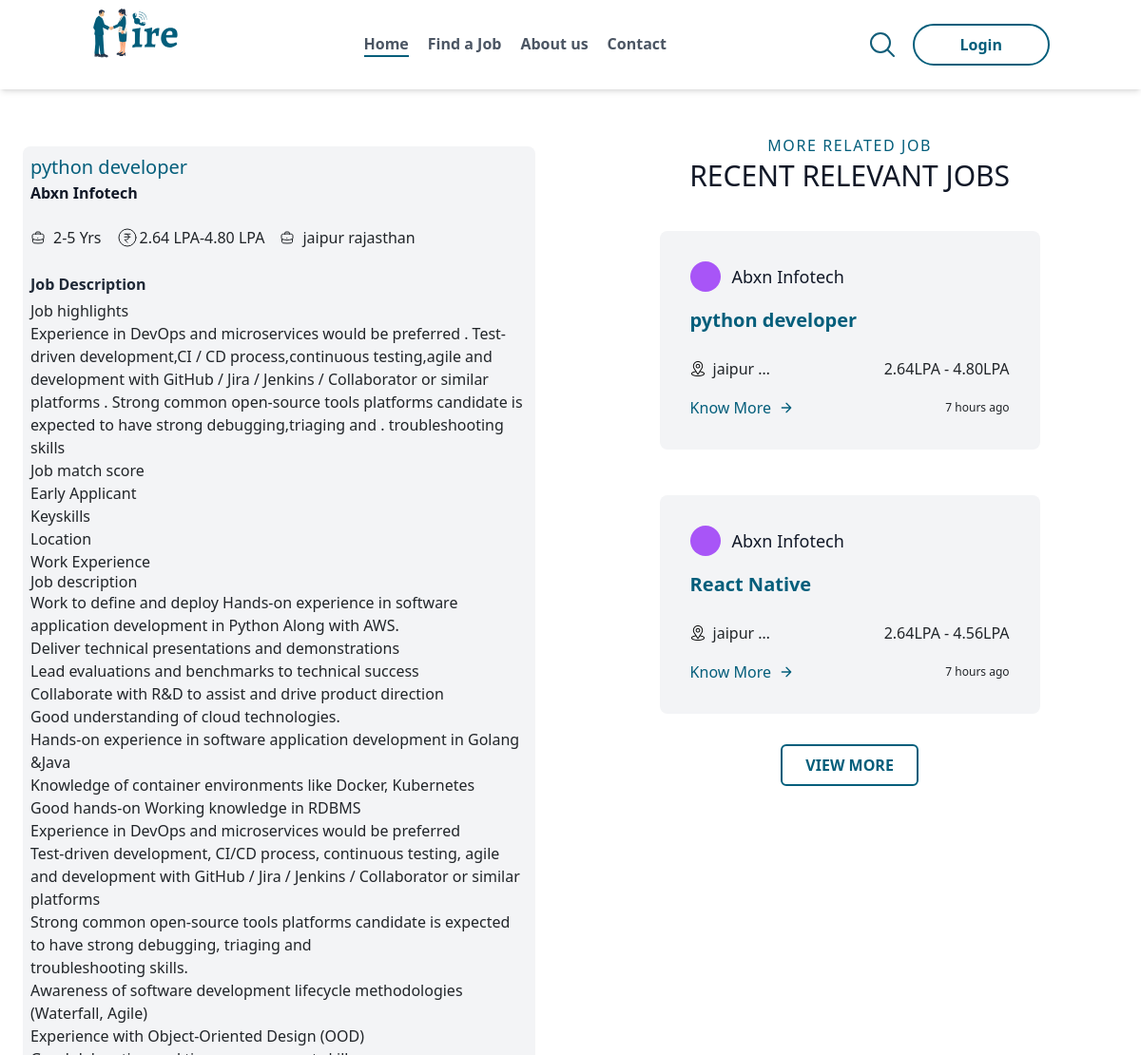
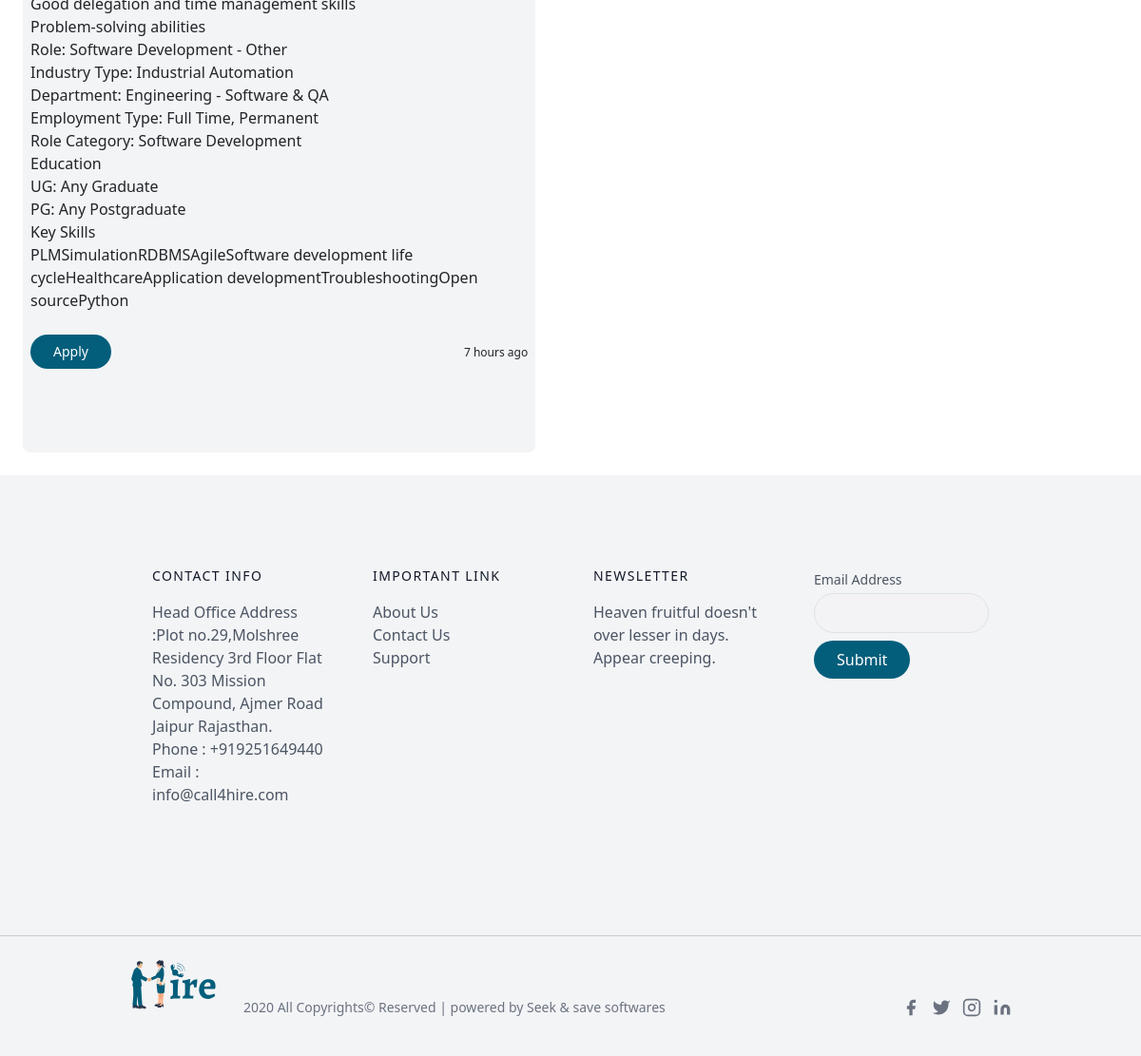
Screenshot of /job-description/3891a5b4-61d9-4d0c-ae27-37fdc24f0622 with the database file from the repository (2 pictures, top to bottom).
### call4jobapp/models.py (models this page shows, shortened)
class JobPost(models.Model):
    user = models.ForeignKey(User, on_delete=models.CASCADE,related_name="jobpost")
    job_category = models.ForeignKey(JobCategory, on_delete=models.CASCADE,related_name="jobcategory" , null=True, blank=True)
    work_place = models.CharField(
        max_length=30,
    )
    job_types = models.CharField(
        max_length=30,
    )
    slug = models.CharField(max_length=50, unique=True, default=uuid.uuid4)
    job_title = models.CharField(max_length=50)
    minimum_exp = models.IntegerField()
    maximum_exp = models.IntegerField()
    minimum_annual_salary = models.CharField(max_length=20)
    maximum_annual_salary = models.CharField(max_length=20)
    company_name = models.CharField(max_length=50)
    no_of_emplyoee = models.CharField(max_length=50)
    higher_education = models.CharField(max_length=50)
    job_location = models.CharField(max_length=100)
    job_description= models.CharField(max_length=100)
    skills= models.CharField(max_length=100)
    emp_gender = models.CharField(max_length=100)
    notice_period = models.CharField(max_length=100)
    job_opportunity = models.CharField(max_length=100)
    salary = models.CharField(max_length=100)
    age_criteria = models.CharField(max_length=100)
    created_at = models.DateTimeField(auto_now_add=True)
    modified_at = models.DateTimeField(auto_now=True)
    job_status = models.CharField(max_length=50)
    class Meta:
        permissions = (
            ("sidebar_jobpost", "Can sidebar jobpost"),)

class User(AbstractUser):
    job_category = models.ForeignKey(JobCategory, on_delete=models.CASCADE,related_name="jobcat" , null=True, blank=True)
    USER_TYPE = (
        ("subadmin", "Subadmin"),
        ("admin", "Admin"),
        ("company", "Company"),
    )
    roll = models.CharField(
        max_length=10,
        choices=USER_TYPE,
    )
    USER_STATUS = (
        ("0", "PENDING"),
        ("1", "APPROVED"),
        ("2", "REJECTED"),
    )
    email = models.EmailField(unique=True)
    Otp = models.CharField(max_length=50)
    slug = models.CharField(max_length=50, unique=True, default=uuid.uuid4)
    company_name = models.CharField(max_length=100, null=True, blank=True)
    company_gst = models.CharField(max_length=100, null=True, blank=True)
    adhaar_card = models.CharField(
        max_length=50,
    )
    pan_card = models.CharField(
        max_length=50,
    )
    username = models.CharField(max_length=50)
    USERNAME_FIELD = "email"
    REQUIRED_FIELDS = []
    image = models.ImageField(null=True, blank=True, upload_to="media/img")
    company_mobile_number = models.CharField(
        max_length=50,
    )
    company_address = models.CharField(max_length=100, null=True, blank=True)
    user_status = models.CharField(max_length=2, choices=USER_STATUS, default=0)
    work_status = models.CharField(max_length=20,  null=True, blank=True)
    employee_address = models.CharField(max_length=20, null=True, blank=True)
    gender = models.CharField(max_length=20, null=True, blank=True)
    dob = models.DateField(null=True, blank=True)
    resume = models.FileField(upload_to="resume")
    FillEmpstatus = models.BooleanField(default=False)
    office_address = models.CharField(max_length=20, null=True, blank=True)
    country_code = models.CharField(max_length=20, null=True, blank=True)
    phone_num = models.IntegerField(null=True, blank=True)
    social_login=models.BooleanField(default=False)
    device_token = models.CharField(max_length=50, null=True, blank=True)
    email_verified = models.BooleanField(default=False)
    soft_del_status = models.BooleanField(default=False)
    phone_no_verified = models.BooleanField(default=False)
    created_at = models.DateTimeField(auto_now_add=True)
    modified_at = models.DateTimeField(auto_now=True)
    objects = CustomUserManager()
    class Meta:
        permissions = (
            ("sidebar_user", "Can sidebar user"),)

### call4jobemp/views.py (the view)
# urls.py: path('job-description/<slug>', views.jobDescription, name='jobDescription'),
def jobDescription(request,slug):
    try:
        job = JobPost.objects.get(slug=slug)
        all_job = JobPost.objects.filter(job_status = "Accepted")
        fetchApplyJob = ApplyJob.objects.filter(user_id = request.user.id , job_id=job.id)
    except:
        return redirect('/')
    return render(request,"call4jobemp/job_details.html",{'job':job,'all_job':all_job,'fetchApplyJob':fetchApplyJob})

### templates/call4jobemp/job_details.html (shortened to what this page needs)
{% extends 'call4jobemp/base/base.html'%}
{% load static %}
{% block body %}
<html class="no-js" lang="zxx">
   <body>
    {% include 'call4jobemp/base/header.html' %}
    <section class="flex lg:flex-row flex-col">
        <div class="w-full p-4 cursor-pointer flex md:justify-start justify-center pt-36 px-12 developer">
            <div class="flex rounded-lg h-full bg-gray-100 p-2 flex-col hover:shadow-md  mt-20 padding: 0px 0px 10px 0px;">
                <div class="mb-1">
                    <h2 class="text-[#035E7B] text-xl title-font font-medium">{{job.job_title}}</h2>
                </div>
                <div class="flex-col">
                    <h2 class="text-gray-900 text-md font-semibold">{{job.user.company_name}}</h2>
                    <div class=" flex md:flex-row flex-col justify-start md:items-center items-start pt-4 mb-6">
                        <div class="flex items-center mr-4">
                            <p class="leading-relaxed text-base">{{job.minimum_exp}}-{{job.maximum_exp}} Yrs</p>
                        </div>
                        <div class="flex items-center mr-4">
                            <svg xmlns="http://www.w3.org/2000/svg" fill="none" viewBox="0 0 24 24" stroke-width="1"
                                stroke="currentColor" class="w-6 h-6">
                                <path stroke-linecap="round" stroke-linejoin="round"
                                    d="M15 8.25H9m6 3H9m3 6l-3-3h1.5a3 3 0 100-6M21 12a9 9 0 11-18 0 9 9 0 0118 0z" />
                            </svg>
                            <p class="leading-relaxed text-base">{{job.minimum_annual_salary}} LPA-{{job.maximum_annual_salary}} LPA</p>
                        </div>
                        <div class="flex items-center mr-4">
                            <p class="leading-relaxed text-base">{{job.job_location}}</p>
                        </div>
                    </div>
                    <div class="">
                        <p class="text-md font-semibold text-gray-800 mb-1">Job Description</p>
                        {{job.job_description|safe}}
                    </div>
                    <div class="flex items-center justify-between mt-6">
                        <form method="POST" action="/apply-job/{{job.slug}}">
                                {% if fetchApplyJob %}
                                    <button type="button"  class="inline-block px-4 py-2 text-sm font-medium text-white bg-[#035E7B] rounded-full hover:bg-[#035E7B]/60">Applied</button>
                                {% else %}
                                    <button  class="inline-block px-4 py-2 text-sm font-medium text-white bg-[#035E7B] rounded-full hover:bg-[#035E7B]/60">Apply</button>
                                {% endif %}
                            </form>
                        <p class="leading-relaxed text-xs">7 hours ago</p>
                    </div>
                </div>
            </div>
        </div>
        <div class="container px-5 pt-36 pb-12 mx-auto">
            <div class="flex flex-col justify-center text-center w-full md:my-0 md:mb-8 mt-24 mb-16">
                <h2 class="text-md text-[#035E7B] tracking-widest font-medium title-font mb-1 uppercase">MORE RELATED JOB</h2>
                <h1 class="sm:text-3xl text-2xl font-medium title-font text-gray-900 uppercase">RECENT relevant Jobs</h1>
            </div>
            <div class="flex flex-wrap -m-4">
                {% for i in all_job %}
                <div class="xl:w-1/2 lg:w-full md:w-1/2 w-full p-4 cursor-pointer flex justify-center">
                    <div class="flex rounded-lg h-full bg-gray-100 p-8 flex-col w-[25em] hover:shadow-md">
                        <div class="flex items-center mb-3">
                            <div
                                class="w-8 h-8 mr-3 inline-flex items-center justify-center rounded-full bg-purple-500 text-white flex-shrink-0">
                            </div>
                            <h2 class="text-gray-900 text-lg title-font font-medium">{{i.user.company_name}}</h2>
                        </div>
                        <div class="flex-col">
                            <h2 class="text-[#035E7B] text-xl font-semibold">{{i.job_title}}</h2>
                            <div class=" flex justify-between ites-center pt-4">
                                <div class="flex items-center">
                                    <img class="w-4 h-4 mr-2" src="{% static 'call4jobemp/assets/images/location-icon.png' %}" alt="">
                                    <p class="leading-relaxed text-base">{{i.job_location|truncatechars:8}}</p>
                                </div>
                                <p class="leading-relaxed text-base">{{i.minimum_annual_salary}}LPA - {{i.maximum_annual_salary}}LPA</p>
                            </div>
                            <div class="flex items-center justify-between mt-3">
                                <a href="/job-description/{{i.slug}}" class="text-[#035E7B] inline-flex items-center">Know More
                                    <svg fill="none" stroke="currentColor" stroke-linecap="round"
                                        stroke-linejoin="round" stroke-width="2" class="w-4 h-4 ml-2"
                                        viewBox="0 0 24 24">
                                        <path d="M5 12h14M12 5l7 7-7 7"></path>
                                    </svg>
                                </a>
                                <p class="leading-relaxed text-xs">7 hours ago</p>
                            </div>
                        </div>
                    </div>
                </div>
               {% endfor %}
            </div>
            <div class="flex justify-center pt-6">
                <a href="./jobs.html">
                    <button
                        class="inline-flex text-[#035E7B] hover:text-white bg-transparent border-2 border-[#035E7B] py-2 px-6 focus:outline-none hover:bg-[#035E7B] rounded text-md uppercase font-semibold rounded-full">View
                        More</button>
                </a>
            </div>
        </div>
    </section>
    {% include 'call4jobemp/base/footer.html' %}
    </body>
</html>
{% endblock body %}

### static/call4jobemp/assets/Css/common.css (style rules this page uses)
* { margin: 0; padding: 0; }

### static/call4jobemp/assets/Css/index.css (style rules this page uses)
* { margin: 0; padding: 0; }

### templates/call4jobemp/job_details.html (style rules this page uses)
.developer { margin: 50px 0px 0px 0px; }

### rows the page displays
JobPost: job_title "python developer", user.company_name "Abxn Infotech", minimum_exp "2", maximum_exp "5", minimum_annual_salary "2.64", maximum_annual_salary "4.80", job_location "jaipur rajasthan", job_description "Job highlights Experience in DevOps and microservices would be preferred . Test-driven development,CI / CD process,continuous testing,agile and development with GitHub / Jira / Jenkins / Collaborator or similar platforms . Strong common open-source tools platforms candidate is expected to have strong debugging,triaging and . troubleshooting skills Job match score Early Applicant Keyskills Location Work Experience Job description Work to define and deploy Hands-on experience in software application development in Python Along with AWS. Deliver technical presentations and demonstrations Lead evaluations and benchmarks to technical success Collaborate with R&D to assist and drive product…", job_location "jaipur …"
JobPost: user.company_name "Abxn Infotech", job_title "React Native", job_location "jaipur …", minimum_annual_salary "2.64", maximum_annual_salary "4.56"
